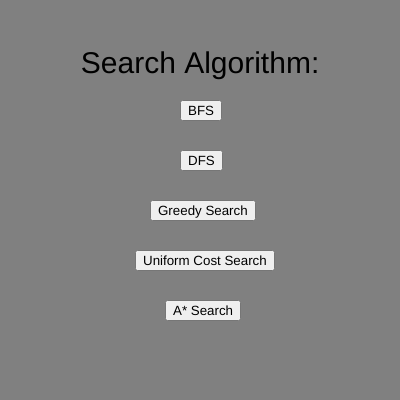
Frame 1 (no input)
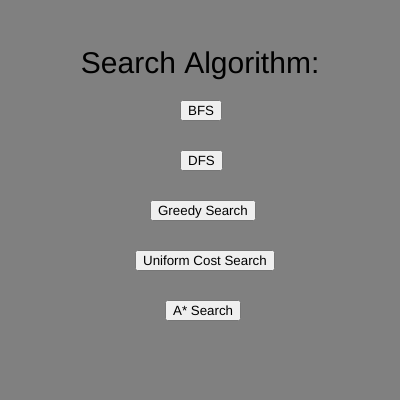
Frame 60 (no input)
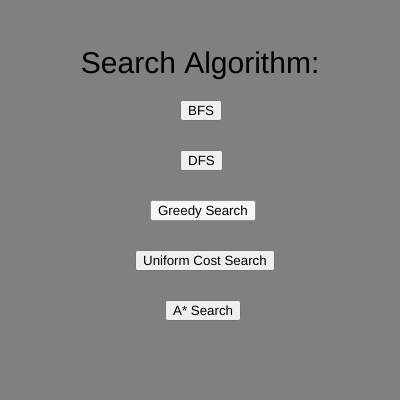
Frame 120 (the mouse pressed at the canvas centre since frame 60)

The p5.js sketch that drew these frames (run headless with seeded random() and noise() and a simulated clock; from frame 60 on, the mouse is pressed at the canvas centre):

// p5.js sketch
// ── sketch.js
let searchalg = 0;

function setup() {
    createCanvas(400, 400);
    map = new MAP();
    noiseDetail(2, 0.1);
    map.config();
}

function startMenu(){
  background("grey");
  textSize(30);
  textAlign(CENTER);
  text("Search Algorithm:", 50,50,300,100);
  
  bfsButton = createButton("BFS");
  bfsButton.position(180,100);
  
  dfsButton = createButton("DFS");
  dfsButton.position(180,150);
  
  gsButton = createButton("Greedy Search");
  gsButton.position(150,200);
  
  ucsButton = createButton("Uniform Cost Search");
  ucsButton.position(135,250);
  
  axsButton = createButton("A* Search");
  axsButton.position(165,300);
  
  bfsButton.mousePressed(setAlgToBFS);
  dfsButton.mousePressed(setAlgToDFS);
  gsButton.mousePressed(setAlgToGS);
  ucsButton.mousePressed(setAlgToUCS);
  axsButton.mousePressed(setAlgToAXS);
  
  delete(bfsButton);
  
}

function setAlgToBFS(){
  searchalg = 1;
}
function setAlgToDFS(){
  searchalg = 2;
}
function setAlgToGS(){
  searchalg = 3;
}
function setAlgToUCS(){
  searchalg = 4;
}
function setAlgToAXS(){
  searchalg = 5;
}

function draw() {
    
    switch(searchalg){
      case 0:
        startMenu();
        break;
      case 1:
        map.bfs();
        map.show();
        break;
      case 2:
        map.dfs();
        map.show();
        break;
      case 3:
        break;
      case 4:
        break;
      case 5:
        break;
      default:
        break;
    }
    //map.dfs();
    //map.show();
}
// ── map.js
class MAP{
  
    constructor(){
      this.tileSize = 10; 
      this.width = int(width/this.tileSize);
      this.height = int(height/this.tileSize);
      this.array = []
      this.noiseScale = 0.19;
      this.nodes = [];
      this.matrix = [];   
      
      this.timer = 1;
      this.current = 0;
      this.weight = 0;
      this.idx = 0;
      this.cordx = 0;
      this.cordy = 0;
      this.sourceidx = [];
      this.targetidx = [];
      this.source = 0;
      this.target = 0;
      this.came_from = [];
      this.not_in_came_from = true;
      this.frontier = [];
      this.flag = true;
      this.already_visited = [];
      this.path = [];
      this.nodeaux = 0;
    }
    
    grid(){
      for(let i = 0; i < this.width; i++){
        this.array[i] = [];
        for(let j = 0; j < this.height; j++){
          this.array[i][j] = [];
          this.array[i][j][0] = noise(i*this.noiseScale,j*this.noiseScale);
          this.array[i][j][1] = "unvisited";
        }
      }
    }
    
    setPlayer(){
      let i = int(random(0,this.width + 1));
      let j = int(random(0,this.height) + 1);
      let flag = true;
      let weight;
      
      while(flag){
        weight = this.array[i][j][0];
        if(weight < 0.1){
          i = int(random(0,this.width));
          j = int(random(0,this.height));
        }else{
          flag = false;
        }
      }
      this.array[i][j][1] = "player";
    }
    
    setFood(){
      let i = int(random(0,this.width + 1));
      let j = int(random(0,this.height) + 1);
      let flag = true;
      
      while(flag){
        if(this.array[i][j][0] < 0.1 || this.array[i][j][1] == "player"){
          i = int(random(0,this.width));
          j = int(random(0,this.height));
        }else{
          flag = false;
        }
      }
      this.array[i][j][1] = "food";
    }
    
    node(){
      
      for(let i = 0; i < this.width; i++){
        for(let j = 0; j < this.height; j++){
          append(this.nodes,[i,j]);
        }
      }
      //print(this.nodes)
    }
    
    adjMatrix(){
      let node1 = [];
      let node2 = [];
      let distx = 99;
      let disty = 99;
      let k;
      let l;
      
      for(let i = 0; i < this.width * this.height; i++){
        this.matrix[i] = []
        for(let j = 0; j < this.width * this.height; j++){
          
          node1 = this.nodes[i];
          node2 = this.nodes[j];
          
          k = this.nodes[j][0];
          l = this.nodes[j][1];
          
          distx = abs(node1[0] - node2[0]);
          disty = abs(node1[1] - node2[1]);
        
        //First Case, the node is compare with itself
        // Set weight to 99, it cant get into a looop
         if(i == j){
           this.matrix[i][j] = 99;
          //Second case, the node is compared with a neighbour
         }else if((distx + disty) == 1){
           if(this.array[k][l][0] < 0.1){
              this.matrix[i][j] = 99;
              }else if(this.array[k][l][0] < 0.3){
              this.matrix[i][j] = 1;
              }else if(this.array[k][l][0] < 0.4){
              this.matrix[i][j] = 5;
              }else{
                this.matrix[i][j] = 10;
              }
         }else{
            this.matrix[i][j] = 100;
          }
        }
      }
      //print(this.matrix);
    }
    
    config(){
        this.grid();
        this.setPlayer();
        this.setFood();
        this.node();
        this.adjMatrix();

        for (let i = 0; i < this.width; i++) {
            for (let j = 0; j < this.height; j++) {
                if (this.array[i][j][1] == "player") {
                    this.sourceidx[0] = i;
                    this.sourceidx[1] = j;
                }
                if (this.array[i][j][1] == "food") {
                    this.targetidx[0] = i;
                    this.targetidx[1] = j;
                }
            }
        }

        for (let i = 0; i < this.nodes.length; i++) {
            if(this.nodes[i][0] == this.sourceidx[0] && this.nodes[i][1] == this.sourceidx[1]){
                this.source = i;
            }
            if(this.nodes[i][0] == this.targetidx[0] && this.nodes[i][1] == this.targetidx[1]){
                this.target = i;
            }
        }

        append(this.frontier, this.source);
        this.current = this.frontier[0];
        this.frontier.splice(0,1);
        this.already_visited.push(this.current);

        for(let j = 0; j < this.width * this.height; j++){
        
            this.weight = this.matrix[this.current][j];
            if(this.weight < 50){
        
                this.frontier.push(j);
                this.came_from.push([this.current, j]);

                this.cordx = this.nodes[j][0];
                this.cordy = this.nodes[j][1];
                this.array[this.cordx][this.cordy][1] = "frontier";
            }
        }
    }

    bfs(){
      if(this.timer > 0){ 
            this.timer --;
        
      }if(this.timer == 0 && this.flag == true){
          this.timer = 1;

          this.current = this.frontier[0];
          this.frontier.splice(0,1);

          if(this.current == this.target){
              this.flag = false;
          }

          if(this.frontier.length > 0 && this.flag == true){
              this.cordx = this.nodes[this.current][0];
              this.cordy = this.nodes[this.current][1];
              this.array[this.cordx][this.cordy][1] = "visited";

              //Adicionando os vizinhos na lista de came_from
              for(let j = 0; j < this.width * this.height; j++){

                  if(this.matrix[this.current][j] < 50){
                      //Verifica se o vizinho ja esta la lista de came_from
                      for(let k = 0; k < this.came_from.length; k++){
                          if(this.came_from[k][0] == j || this.came_from[k][1] == j){
                              this.not_in_came_from = false;
                          }
                      }

                      //Se nao esta na lista de came_from adiciona na lista de fronteiras, adiciona na lista de caminhos
                      //Muda o status para fronteira
                      if(this.not_in_came_from == true){
                          append(this.frontier, j);
                          append(this.came_from, [this.current, j]);
                          this.cordx = this.nodes[j][0];
                          this.cordy = this.nodes[j][1];
                          this.array[this.cordx][this.cordy][1] = "frontier";
                      }
                      this.not_in_came_from = true;
                  }
              }
          }
      }

      //Se o atual for a comida
      if(this.flag == false){//&& flag2 == true){
          //Atualiza o status do atual como comida no array no mapa
          this.cordx = this.nodes[this.target][0];
          this.cordy = this.nodes[this.target][1];
          this.array[this.cordx][this.cordy][1] = "food";

          //Se o atual nao for o jogador
          if(this.current != this.source){

              //Obtendo o peso do atual
              this.cordx = this.nodes[this.current][0];
              this.cordy = this.nodes[this.current][1];
              if(this.array[this.cordx][this.cordy][0] < 0.3){
                  this.weight = 1;
              }else if(this.array[this.cordx][this.cordy][0] < 0.4){
                  this.weight = 5;
              }else{
                  this.weight = 10;
              }

              //Adicionando o elemento atual e seu peso no caminho
              this.path.push([this.current, this.weight]);

              //Obtendo o antecessor a partir do vetor de caminho came_from
              for(let i = 0; i < this.came_from.length; i++){
                  if(this.came_from[i][1] == this.current){
                      this.current = this.came_from[i][0];          
                  }
              }
          }


          //Atualizando o status dos elementos do caminho
          for(let i = 0; i < this.path.length; i++){
              this.nodeaux = this.path[i][0];
              this.cordx = this.nodes[this.nodeaux][0];
              this.cordy = this.nodes[this.nodeaux][1];
              if(this.array[this.cordx][this.cordy][1] != "food"){
                  this.array[this.cordx][this.cordy][1] = "path";
              }
          }
      }
    }
    
    dfs(){
      
      if(this.timer > 0){ 
            this.timer --;
        
      }if(this.timer == 0 && this.flag == true){
          this.timer = 1;

          this.current = this.frontier.slice(-1);
          this.frontier.splice(-1,1);

          if(this.current == this.target){
              this.flag = false;
          }

          if(this.frontier.length > 0 && this.flag == true){
              this.cordx = this.nodes[this.current][0];
              this.cordy = this.nodes[this.current][1];
              this.array[this.cordx][this.cordy][1] = "visited";

              //Adicionando os vizinhos na lista de came_from
              for(let j = 0; j < this.width * this.height; j++){

                  if(this.matrix[this.current][j] < 50){
                      //Verifica se o vizinho ja esta la lista de came_from
                      for(let k = 0; k < this.came_from.length; k++){
                          if(this.came_from[k][0] == j || this.came_from[k][1] == j){
                              this.not_in_came_from = false;
                          }
                      }

                      //Se nao esta na lista de came_from adiciona na lista de fronteiras, adiciona na lista de caminhos
                      //Muda o status para fronteira
                      if(this.not_in_came_from == true){
                          append(this.frontier, j);
                          append(this.came_from, [this.current, j]);
                          this.cordx = this.nodes[j][0];
                          this.cordy = this.nodes[j][1];
                          this.array[this.cordx][this.cordy][1] = "frontier";
                      }
                      this.not_in_came_from = true;
                  }
              }
          }
      }

      //Se o atual for a comida
      if(this.flag == false){//&& flag2 == true){
          //Atualiza o status do atual como comida no array no mapa
          this.cordx = this.nodes[this.target][0];
          this.cordy = this.nodes[this.target][1];
          this.array[this.cordx][this.cordy][1] = "food";

          //Se o atual nao for o jogador
          if(this.current != this.source){

              //Obtendo o peso do atual
              this.cordx = this.nodes[this.current][0];
              this.cordy = this.nodes[this.current][1];
              if(this.array[this.cordx][this.cordy][0] < 0.3){
                  this.weight = 1;
              }else if(this.array[this.cordx][this.cordy][0] < 0.4){
                  this.weight = 5;
              }else{
                  this.weight = 10;
              }

              //Adicionando o elemento atual e seu peso no caminho
              this.path.push([this.current, this.weight]);

              //Obtendo o antecessor a partir do vetor de caminho came_from
              for(let i = 0; i < this.came_from.length; i++){
                  if(this.came_from[i][1] == this.current){
                      this.current = this.came_from[i][0];          
                  }
              }
          }


          //Atualizando o status dos elementos do caminho
          for(let i = 0; i < this.path.length; i++){
              this.nodeaux = this.path[i][0];
              this.cordx = this.nodes[this.nodeaux][0];
              this.cordy = this.nodes[this.nodeaux][1];
              if(this.array[this.cordx][this.cordy][1] != "food"){
                  this.array[this.cordx][this.cordy][1] = "path";
              }
          }
      }
      
    }
  
    show(){
      for(let i = 0; i < this.width; i++){
        for(let j = 0; j < this.height; j++){
          if(this.array[i][j][1] == "player"){
            fill("yellow");
            //noStroke();
            rect(i*this.tileSize, j*this.tileSize, this.tileSize, this.tileSize);
          }else if(this.array[i][j][1] == "path"){
            fill("lime");
            //noStroke();
            rect(i*this.tileSize, j*this.tileSize, this.tileSize, this.tileSize);          
          }else if(this.array[i][j][1] == "food"){
            fill("pink");
            //noStroke();
            rect(i*this.tileSize, j*this.tileSize, this.tileSize, this.tileSize);
          }else if(this.array[i][j][1] == "frontier"){
            fill("orange");
            //noStroke();
            rect(i*this.tileSize, j*this.tileSize, this.tileSize, this.tileSize);
          }else if(this.array[i][j][1] == "visited"){
            fill("purple");
            //noStroke();
            rect(i*this.tileSize, j*this.tileSize, this.tileSize, this.tileSize);
          }else if(this.array[i][j][0] < 0.1 && this.array[i][j][1] == "unvisited"){
            fill("gray");
            //noStroke();
            rect(i*this.tileSize, j*this.tileSize, this.tileSize, this.tileSize);
          }else if(this.array[i][j][0] < 0.30 && this.array[i][j][1] == "unvisited"){
            fill("green");
            //noStroke();
            rect(i*this.tileSize, j*this.tileSize, this.tileSize, this.tileSize);
          }else if(this.array[i][j][0] < 0.40 && this.array[i][j][1] == "unvisited"){
            fill("brown");
            //noStroke();
            rect(i*this.tileSize, j*this.tileSize, this.tileSize, this.tileSize);
          }else if (this.array[i][j][0] > 0.4 && this.array[i][j][1] == "unvisited"){
            fill("blue");
            //noStroke();
            rect(i*this.tileSize, j*this.tileSize, this.tileSize, this.tileSize);
          }
  
        }
      }
    }
  }
  
  
  //rect(i*this.tileSize, j*this.tileSize, this.tileSize, this.tileSize);
// ── style.css
html, body {
    margin: 0;
    padding: 0;
  }
  canvas {
    display: block;
  }
  
  button {
    background-color: white;
    border-radius: 10px;
  }
  
  button:hover {
    background-color: gray;
  }
  
